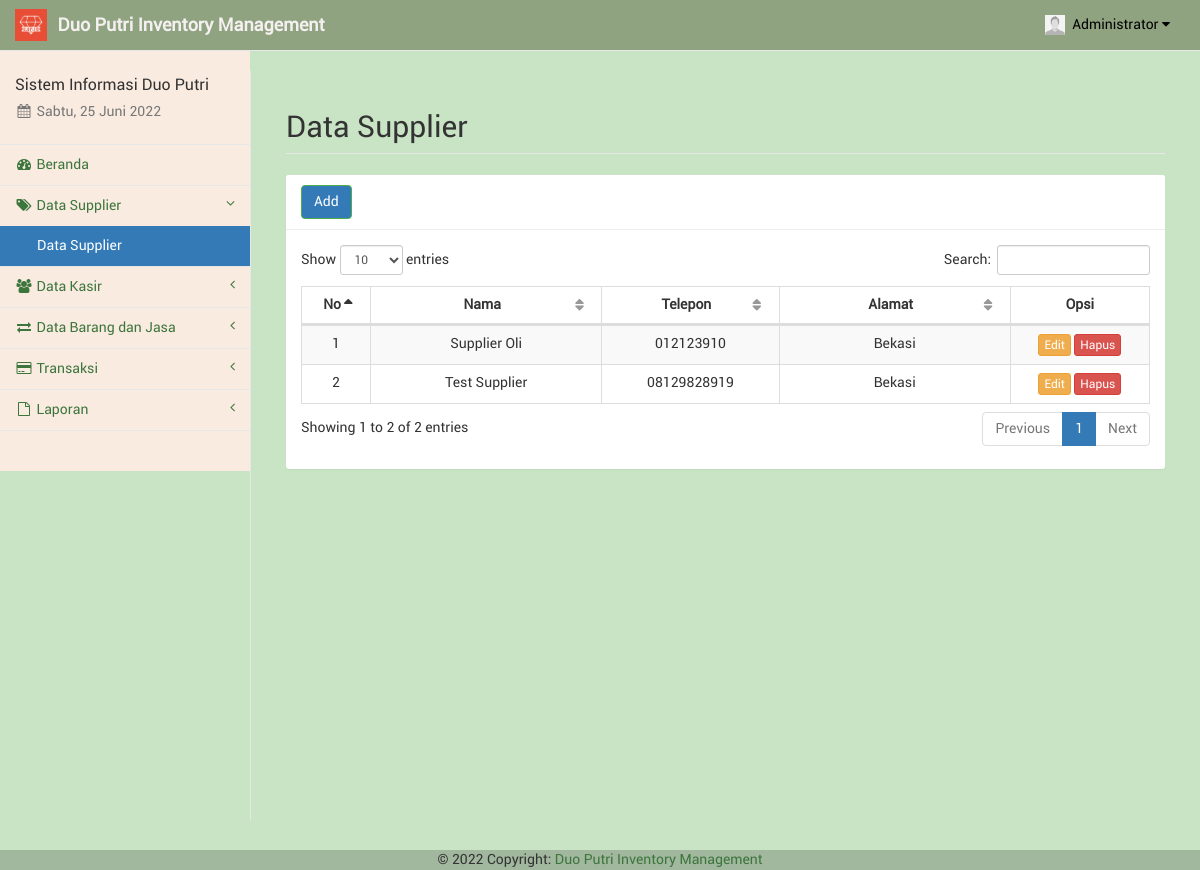
Before: /supplier.php (signed in) with the older database file.
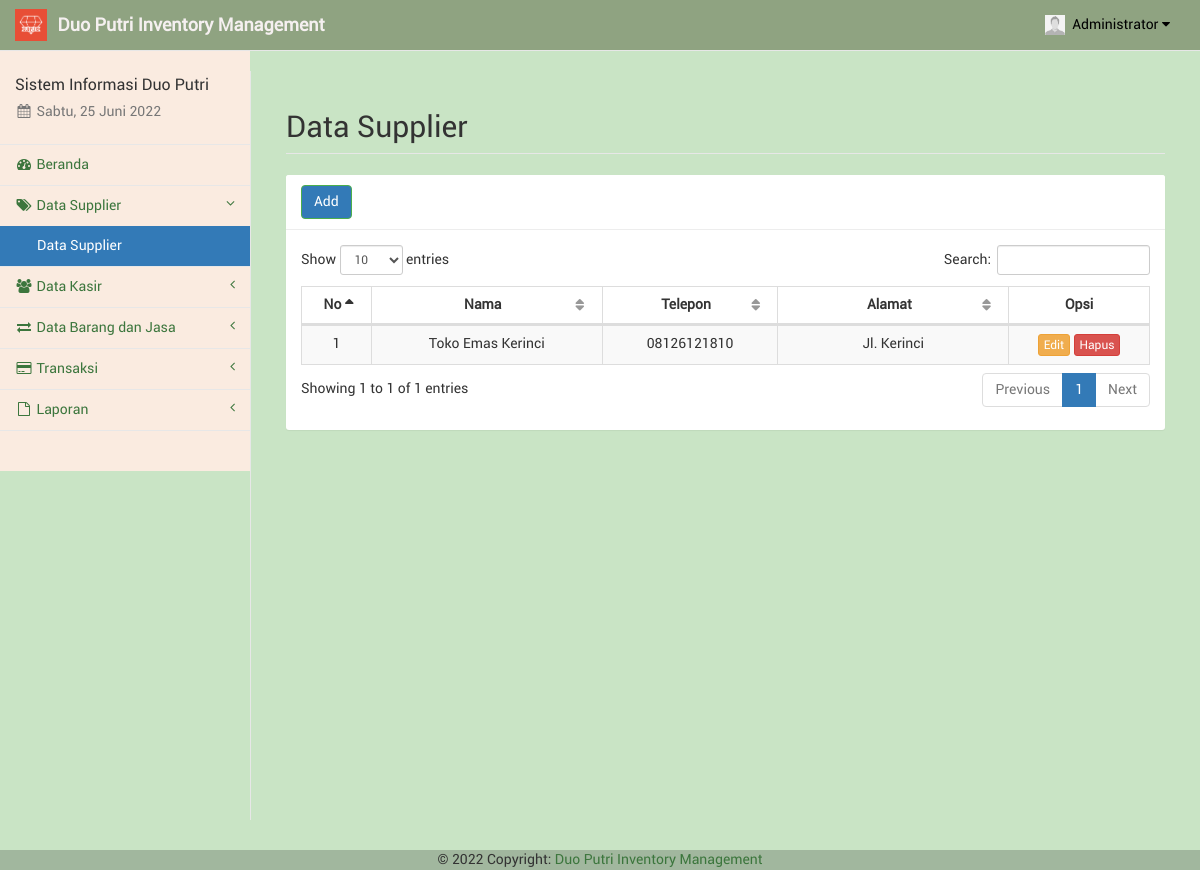
After: the same page with the newer database file.
### tables this page shows
CREATE TABLE `supplier` (
  `id_spl` int(11) NOT NULL,
  `nama_spl` varchar(50) NOT NULL,
  `telp_spl` varchar(20) NOT NULL,
  `alamat_spl` text NOT NULL
);

### supplier.php (the view, shortened to what this page needs)
<?php
include("sess_check.php");
include("layout_top.php");
?>
<div id="page-wrapper" style="background-color: #C9E4C5;">
	<div class="container-fluid">
		<div class="row">
			<div class="col-lg-12">
				<h1 class="page-header">Data Supplier</h1>
			</div>
		</div>
		<div class="row">
			<div class="col-lg-12"><?php include("layout_alert.php"); ?></div>
		</div>
		<div class="row">
			<div class="col-lg-12">
				<div class="panel panel-default">
					<div class="panel-heading">
						<a href="supplier_tambah.php" class="btn btn-success">Add</a>
					</div>
					<div class="panel-body">
						<table class="table table-striped table-bordered table-hover" id="tabel-data">
							<thead>
								<tr>
									<th width="1%">No</th>
									<th width="10%">Nama</th>
									<th width="5%">Telepon</th>
									<th width="10%">Alamat</th>
									<th width="5%">Opsi</th>
								</tr>
							</thead>
							<tbody>
								<?php
								$i = 1;
								$sql = "SELECT * FROM supplier ORDER BY nama_spl ASC";
								$ress = mysqli_query($conn, $sql);
								while ($data = mysqli_fetch_array($ress)) {
									echo '<tr>';
									echo '<td class="text-center">' . $i . '</td>';
									echo '<td class="text-center">' . $data['nama_spl'] . '</td>';
									echo '<td class="text-center">' . $data['telp_spl'] . '</td>';
									echo '<td class="text-center">' . $data['alamat_spl'] . '</td>';
									echo '<td class="text-center">
													  <a href="supplier_edit.php?spl=' . $data['id_spl'] . '" class="btn btn-warning btn-xs">Edit</a>'; ?>
									<a href="supplier_hapus.php?spl=<?php echo $data['id_spl']; ?>" onclick="return confirm('Apakah anda yakin akan menghapus <?php echo $data['nama_spl']; ?>?');" class="btn btn-danger btn-xs">Hapus</a></td>
								<?php
									echo '</tr>';
									$i++;
								}
								?>
							</tbody>
						</table>
					</div>
				</div>
			</div>
		</div>
	</div>
</div>
<?php
include("layout_bottom.php");
?>

Changed rows visible on the page:
removed supplier: nama_spl "Supplier Oli", telp_spl "012123910", alamat_spl "Bekasi"
removed supplier: nama_spl "Test Supplier", telp_spl "08129828919", alamat_spl "Bekasi"
added supplier: nama_spl "Toko Emas Kerinci", telp_spl "08126121810", alamat_spl "Jl. Kerinci"
Other visible differences:
text written by a page script: "Show entries Search: Showing 1 to 2 of 2 entries Previous 1 Next" → "Show entries Search: Showing 1 to 1 of 1 entries Previous 1 Next"
